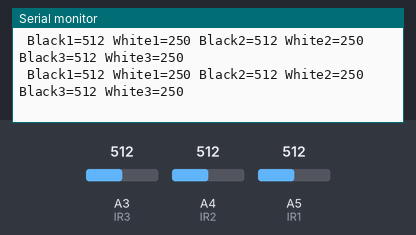
Simulated run of this sketch. Board: Arduino Uno, built with avr-gcc and run on an emulated ATmega328P. On the bench: the last lines printed to the serial monitor. The test bench sets the inputs (shaded band); at power-on: A3 (IR3) = 512, A4 (IR2) = 512, A5 (IR1) = 512.

Above: at 1.2 s.
1.3 s: A3 (IR3) set to 111
At 1.48 s:
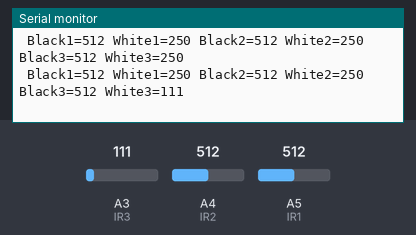
4.3 s: A3 (IR3) set to 91
At 4.31 s:
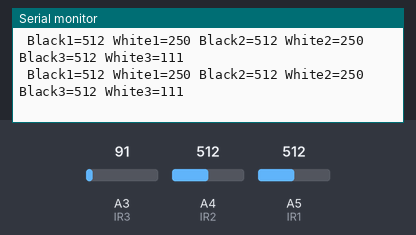
7.3 s: A4 (IR2) set to 109
At 7.35 s:
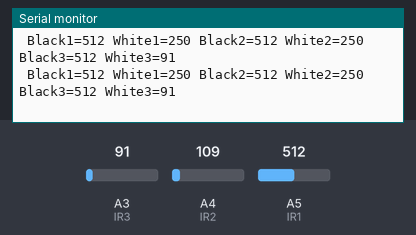
8.8 s: A4 (IR2) set to 90
At 8.83 s:
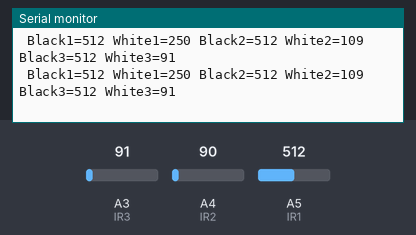
11.8 s: A5 (IR1) set to 107
At 11.83 s:
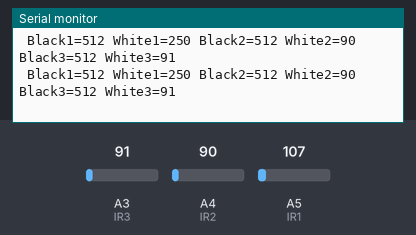
13.3 s: A5 (IR1) set to 88
At 13.37 s:
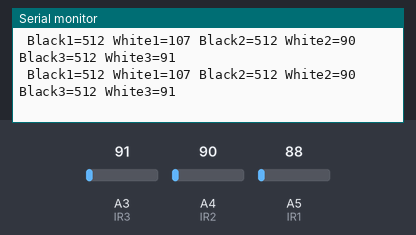
Timing chart, 0 to 16.3 s (numbered marks = the images above; inputs shaded):
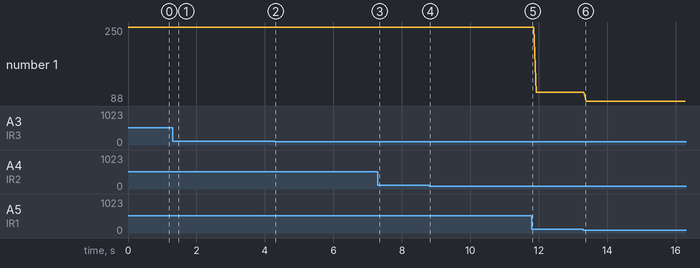

The sketch:

robo_tracer_V2.1__Calibration_.ino
```cpp
int Black1=250;
int Black2=250;
int Black3=250;

int White1=250;
int White2=250;
int White3=250;

int Average1=250;
int Average2=250;
int Average3=250;

int IR1 = A5;//left sensor                                                      //pin
int IR2 = A4;
int IR3 = A3;//right sensor
void setup() {
  // put your setup code here, to run once:
  pinMode(IR1, INPUT);
  pinMode(IR2, INPUT);
  pinMode(IR3, INPUT);
Serial.begin(9600);
}

void loop() {
  // put your main code here, to run repeatedly:

  Serial.print(" Black1=");
  Serial.print(Black1);
  Serial.print(" White1=");
  Serial.print(White1);
  Serial.print(" Black2=");
  Serial.print(Black2);
  Serial.print(" White2=");
  Serial.print(White2);
  Serial.print(" Black3=");
  Serial.print(Black3);
  Serial.print(" White3=");
  Serial.print(White3);

  Serial.println("            ");

 if (analogRead(IR1)>Black1){
  Black1=analogRead(IR1);
 }
 if (analogRead(IR1)<White1){
  White1=analogRead(IR1);
 }
 if (analogRead(IR2)>Black2){
  Black2=analogRead(IR2);
 }
 if (analogRead(IR2)<White2){
  White2=analogRead(IR2);
 }
 if (analogRead(IR3)>Black3){
  Black3=analogRead(IR3);
 }
 if (analogRead(IR3)<White3){
  White3=analogRead(IR3);
 }


}
```

Measured:
- after the input at 1.3 s, the serial monitor: prints a new line after 0.11 s (image 1)
- plotted number 1: 250 → 107 after the input at 11.8 s, 107 → 88 after the input at 13.3 s
